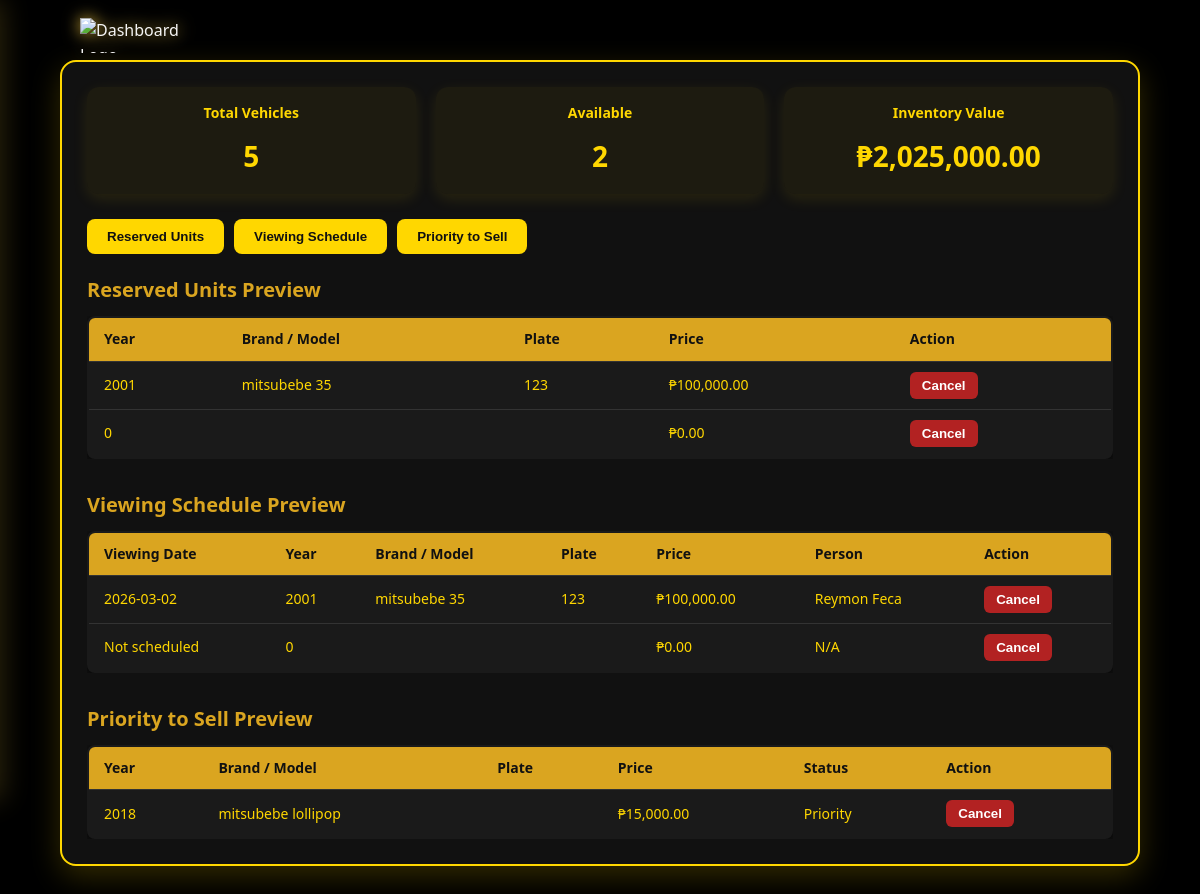
/dashboard.php (signed in), run on the app's committed database.
### tables this page shows
CREATE TABLE `vehicles` (
  `id` int(11) NOT NULL,
  `stock_number` varchar(100) DEFAULT NULL,
  `vehicle_type` varchar(50) DEFAULT NULL,
  `brand` varchar(100) DEFAULT NULL,
  `model` varchar(100) DEFAULT NULL,
  `year` smallint(6) DEFAULT NULL,
  `color` varchar(50) DEFAULT NULL,
  `transmission` varchar(50) DEFAULT NULL,
  `fuel_type` varchar(50) DEFAULT NULL,
  `mileage` varchar(50) DEFAULT NULL,
  `purchase_price` decimal(12,2) DEFAULT NULL,
  `selling_price` decimal(12,2) DEFAULT NULL,
  `image_path` varchar(255) DEFAULT NULL,
  `status` enum('Available','Reserved','Sold','Priority') DEFAULT 'Available',
  `notes` text DEFAULT NULL,
  `created_at` timestamp NOT NULL DEFAULT current_timestamp(),
  `engine_type` varchar(255) DEFAULT NULL,
  `plate_number` varchar(255) DEFAULT NULL,
  `body_type` varchar(255) DEFAULT NULL,
  `viewing_date` date DEFAULT NULL,
  `viewing_person` varchar(255) DEFAULT NULL
);

### dashboard.php (the view, shortened to what this page needs)
<?php
$pdo = getPDO();
$total = $pdo->query('SELECT COUNT(*) FROM vehicles')->fetchColumn();
$available = $pdo->query("SELECT COUNT(*) FROM vehicles WHERE status='Available'")->fetchColumn();
$inventoryValue = $pdo->query('SELECT COALESCE(SUM(purchase_price),0) FROM vehicles')->fetchColumn();
require 'header.php';
?>
<?php
$reservedUnits = $pdo->query("SELECT * FROM vehicles WHERE status='Reserved'")->fetchAll(PDO::FETCH_ASSOC);
$viewingUnits = $pdo->query("SELECT * FROM vehicles WHERE status='Reserved'")->fetchAll(PDO::FETCH_ASSOC);
$priorityUnits = $pdo->query("SELECT * FROM vehicles WHERE status='Priority'")->fetchAll(PDO::FETCH_ASSOC);
?>
<body>
<div class="dashboard-container">
    <div class="dashboard-main-box">
        <div class="dashboard-stats-container">
            <div class="dashboard-stat">
                <h5>Total Vehicles</h5>
                <h3><?php echo $total; ?></h3>
            </div>
            <div class="dashboard-stat">
                <h5>Available</h5>
                <h3><?php echo $available; ?></h3>
            </div>
            <div class="dashboard-stat">
                <h5>Inventory Value</h5>
                <h3>₱<?php echo number_format($inventoryValue,2); ?></h3>
            </div>
        </div>
<div class="dashboard-actions">
    <button class="action-btn" onclick="openModal('reservedModal')">Reserved Units</button>
    <button class="action-btn" onclick="openModal('viewingModal')">Viewing Schedule</button>
    <button class="action-btn" onclick="openModal('priorityModal')">Priority to Sell</button>
</div>
<div class="dashboard-preview-container">
    <div>
        <div class="preview-title">Reserved Units Preview</div>
        <div class="preview-table-container">
            <table class="preview-table">
                <thead>
                    <tr>
						<th>Year</th>
                        <th>Brand / Model</th>
                        <th>Plate</th>
                        <th>Price</th>
						<th>Action</th>
                    </tr>
                </thead>
                <tbody>
                    <?php foreach($reservedUnits as $unit): ?>
                    <tr>
						<td><?= htmlspecialchars($unit['year'] ?? 'N/A') ?></td>
                        <td><?= htmlspecialchars($unit['brand'].' '.$unit['model']) ?></td>
                        <td><?= htmlspecialchars($unit['plate_number']) ?></td>
                        <td>₱<?= number_format($unit['selling_price'],2) ?></td>
						<td>
						<form method="POST" onsubmit="return confirm('Cancel reservation?')">
							<button type="submit" class="cancel-btn">Cancel</button>
						</form>
					</td>
                    </tr>
                    <?php endforeach; ?>
                </tbody>
            </table>
        </div>
    </div>
    <div>
        <div class="preview-title">Viewing Schedule Preview</div>
        <div class="preview-table-container">
            <table class="preview-table">
                <thead>
                    <tr>
						<th>Viewing Date</th>
						<th>Year</th>
                        <th>Brand / Model</th>
                        <th>Plate</th>
                        <th>Price</th>
                        <th>Person</th>
						<th>Action</th>
                    </tr>
                </thead>
                <tbody>
                    <?php foreach($viewingUnits as $unit): ?>
                    <tr>
						<td><?= $unit['viewing_date'] ?? 'Not scheduled' ?></td>
						<td><?= htmlspecialchars($unit['year'] ?? 'N/A') ?></td>
                        <td><?= htmlspecialchars($unit['brand'].' '.$unit['model']) ?></td>
                        <td><?= htmlspecialchars($unit['plate_number']) ?></td>
                        <td>₱<?= number_format($unit['selling_price'],2) ?></td>
                        <td><?= htmlspecialchars($unit['viewing_person'] ?? 'N/A') ?></td>
						<td>
						<form method="POST" onsubmit="return confirm('Cancel viewing schedule?')">
							<button type="submit" class="cancel-btn">Cancel</button>
						</form>
					</td>
                    </tr>
                    <?php endforeach; ?>
                </tbody>
            </table>
        </div>
    </div>
    <div>
        <div class="preview-title">Priority to Sell Preview</div>
        <div class="preview-table-container">
            <table class="preview-table">
                <thead>
                    <tr>
						<th>Year</th>
                        <th>Brand / Model</th>
                        <th>Plate</th>
                        <th>Price</th>
                        <th>Status</th>
						<th>Action</th>
                    </tr>
                </thead>
                <tbody>
                    <?php foreach($priorityUnits as $unit): ?>
                    <tr>
						<td><?= htmlspecialchars($unit['year'] ?? 'N/A') ?></td>
                        <td><?= htmlspecialchars($unit['brand'].' '.$unit['model']) ?></td>
                        <td><?= htmlspecialchars($unit['plate_number']) ?></td>
                        <td>₱<?= number_format($unit['selling_price'],2) ?></td>
                        <td><?= $unit['status'] ?></td>
						<td>
						<form method="POST" onsubmit="return confirm('Remove priority?')">
							<button type="submit" class="cancel-btn">Cancel</button>
						</form>
					</td>
                    </tr>
                    <?php endforeach; ?>
                </tbody>
            </table>
        </div>
    </div>
</div>
</body>

### header.php (shortened to what this page needs)
<?php
$hide_nav = isset($hide_nav) && $hide_nav;
?>
<!doctype html>
<html lang="en">
<head>
  <link rel="stylesheet" href="styles.css">
  <link rel="stylesheet" href="vehicles.css">
  <link rel="stylesheet" href="vehicle_add_edit.css">
  <link rel="stylesheet" href="Sales.css">
  <link rel="stylesheet" href="audit_trails.css">
</head>
<body>
<?php if (!$hide_nav): ?>
<nav class="side-nav">
  <div class="side-nav-header">
<div class="dashboard-header">
    <img src="images/AL5.png" alt="Dashboard Logo">
</div>
</div>
</nav>
<?php endif; ?>
<div class="main-content">
<div class="container">
</body>
</html>

### styles.css (style rules this page uses)
* { margin: 0; padding: 0; box-sizing: border-box; }
body { font-family: -apple-system, BlinkMacSystemFont, 'Segoe UI', Roboto, sans-serif; line-height: 1.6; color: #333; background-color: #f8f9fa; }
img { max-width: 100%; height: auto; }
.side-nav { position: fixed; top: 0; left: -250px; width: 250px; height: 100vh; background: linear-gradient(145deg, #000000 0%, #111111 60%, #1a1a1a 100%); transition: left 0.3s ease; z-index: 1000; box-shadow: 4px 0 25px rgba(212, 175, 55, 0.2); border-right: 1px solid #d4af37; }
.side-nav-header { padding: 20px; border-bottom: 1px solid rgba(212, 175, 55, 0.3); }
.main-content { margin-left: 0; transition: margin-left 0.3s ease; min-height: 100vh; background: #000; color: #d4af37; }
.container { max-width: 1200px; margin: 0 auto; padding: 20px; }
.dashboard-header { position: fixed; top: 0; left: 80px; width: 100px; height: 70px; display: flex; justify-content: center; align-items: center; background: transparent; border: none; z-index: 999; animation: floatLogo 3s ease-in-out infinite alternate; }
.dashboard-header img { height: 35px; filter: drop-shadow(0 0 8px #d4af37); align-items: center; }
.dashboard-container { padding: 20px; max-width: 1200px; margin: 0 auto; font-family: 'Segoe UI', sans-serif; }
.dashboard-main-box { background: #111; border: 2px solid gold; border-radius: 16px; padding: 25px; box-shadow: 0 10px 30px rgba(255,215,0,0.2); color: gold; }
.dashboard-stats-container { display: flex; justify-content: space-between; gap: 20px; flex-wrap: wrap; margin-bottom: 25px; }
.dashboard-stat { flex: 1 1 30%; background: rgba(255,215,0,0.05); border-radius: 12px; padding: 15px; text-align: center; box-shadow: 0 5px 15px rgba(255,215,0,0.1); }
.dashboard-stat h5 { font-size: 14px; margin-bottom: 10px; color: gold; }
.dashboard-stat h3 { font-size: 28px; font-weight: bold; }
.dashboard-actions { display: flex; gap: 10px; flex-wrap: wrap; margin-bottom: 20px; }
.action-btn { background: gold; color: #111; border: none; padding: 10px 20px; border-radius: 8px; font-weight: bold; cursor: pointer; transition: 0.3s; }
body { background: #111; color: #fff; font-family: 'Segoe UI', sans-serif; margin: 0; padding: 20px; }
.dashboard-preview-container { display: grid; grid-template-columns: 1fr; gap: 30px; max-width: 1200px; margin: 0 auto; }
.preview-table { width: 100%; border-collapse: collapse; background: #1a1a1a; border: 2px solid #daa520; border-radius: 8px; overflow: hidden; box-shadow: 0 2px 8px rgba(0,0,0,0.7); }
.preview-table th, .preview-table td { padding: 10px 15px; text-align: left; border-bottom: 1px solid #333; }
.preview-table th { background: #daa520; color: #111; font-weight: bold; }
.preview-table tr:last-child td { border-bottom: none; }
.preview-title { font-size: 20px; font-weight: bold; color: #daa520; margin-bottom: 10px; }
.preview-table-container { overflow-x: auto; }
.cancel-btn { background: #b22222; color: #fff; border: none; padding: 6px 12px; border-radius: 6px; cursor: pointer; font-weight: bold; }

### Sales.css (style rules this page uses)
body { background: #000; font-family: 'Segoe UI', sans-serif; }

### data on the page
vehicles: year "2001", brand+model "mitsubebe 35", plate_number "123", selling_price "100,000.00", viewing_date "2026-03-02", viewing_person "Reymon Feca"
vehicles: year "0", selling_price "0.00", viewing_date "Not scheduled", viewing_person "N/A"
vehicles: year "2018", brand+model "mitsubebe lollipop", selling_price "15,000.00", status "Priority"

### other printed values
$total "5"
$available "2"
$inventoryValue "2,025,000.00"
